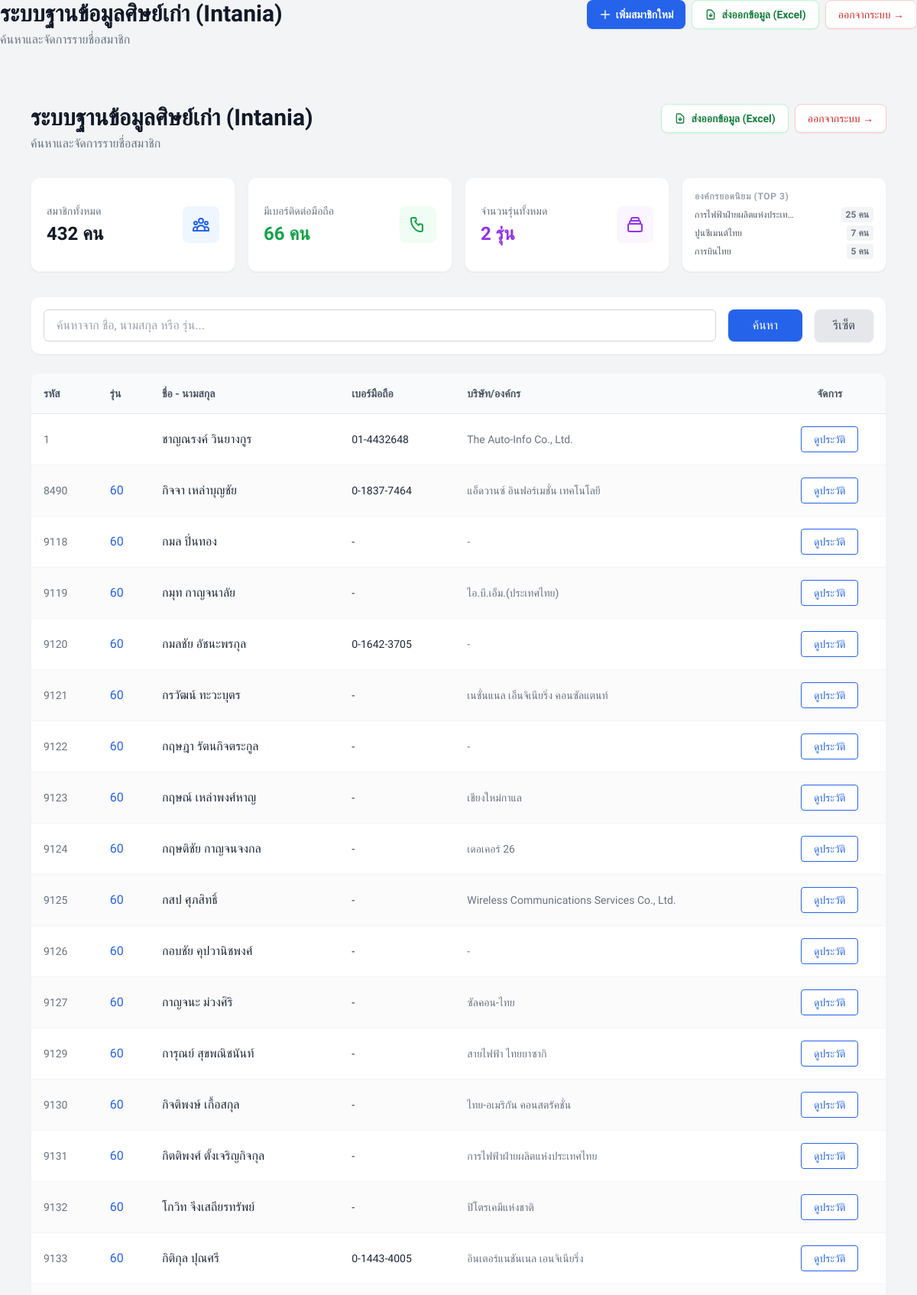
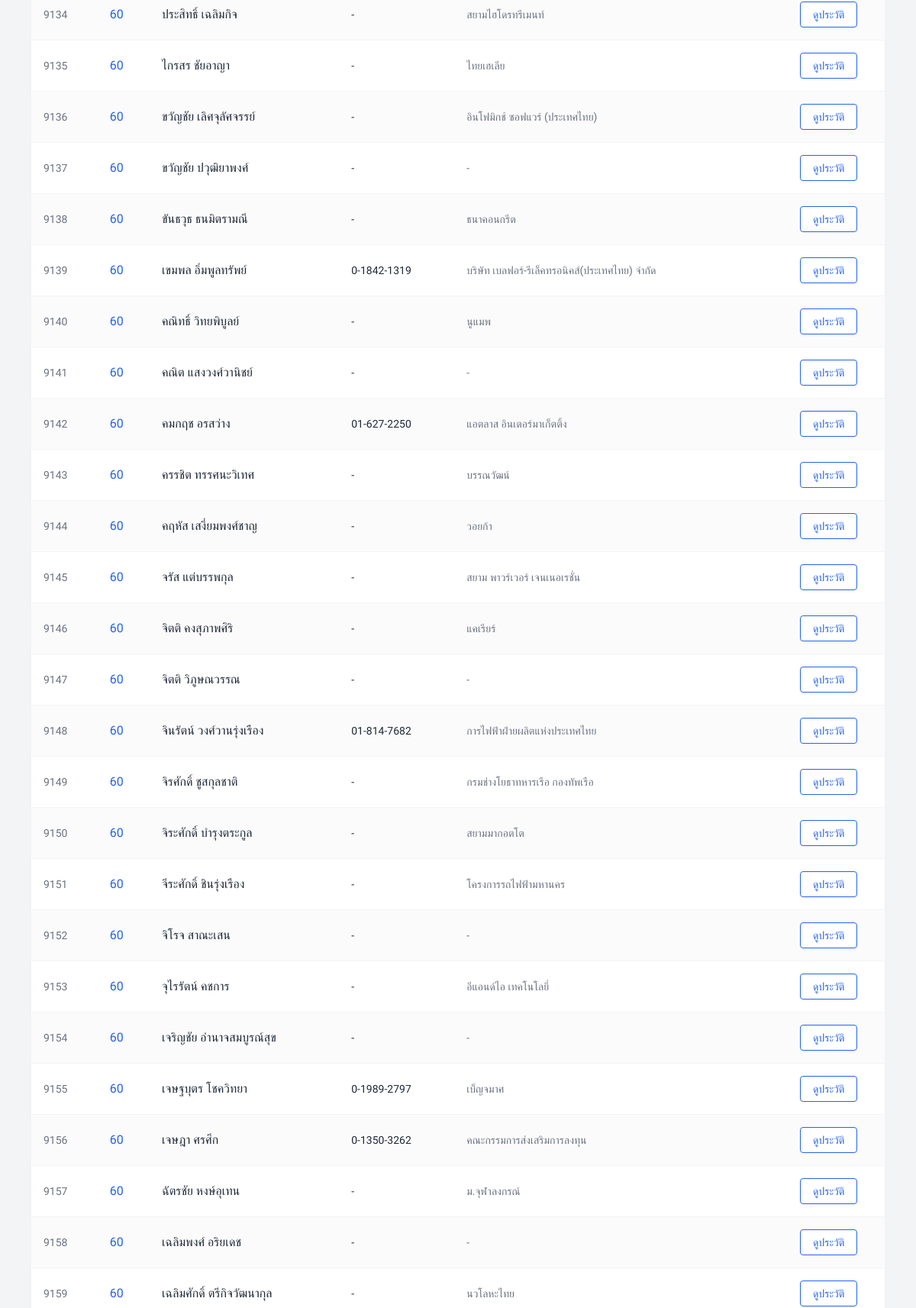
The page / (signed in, upper part) on the database its author committed (2 pictures, top to bottom).
### tables this page shows
CREATE TABLE Contacts (
        CuCode TEXT PRIMARY KEY,
        Email TEXT,
        Website TEXT,
        Mobile TEXT,
        Htel TEXT,
        Hfax TEXT,
        Otel TEXT,
        Ofax TEXT,
        FOREIGN KEY(CuCode) REFERENCES Members(CuCode)
    );

CREATE TABLE Members (
        CuCode TEXT PRIMARY KEY,
        Ref_ID TEXT,
        Picture TEXT,
        Year TEXT,
        MAJOR TEXT,
        Grp TEXT,
        CLASS TEXT,
        TITLE_T TEXT,
        NAME_T TEXT,
        SNAME_T TEXT,
        TITLE_E TEXT,
        NAME_E TEXT,
        SNAME_E TEXT,
        NINAME TEXT,
        BIRTHDAY TEXT,
        bd TEXT,
        bm TEXT,
        "by" TEXT, -- ใช้เครื่องหมายคำพูดครอบเนื่องจาก by เป็นคำสงวนใน SQL
        STATUS TEXT
    );

CREATE TABLE Workplaces (
        CuCode TEXT PRIMARY KEY,
        Company TEXT,
        POSITION TEXT,
        Ono TEXT,
        Omoo TEXT,
        Obuilding TEXT,
        Osoi TEXT,
        Oroad TEXT,
        Odistrict TEXT,
        Oamp TEXT,
        Oprv TEXT,
        Ozip TEXT,
        Business TEXT,
        JobType TEXT,
        Job TEXT,
        FOREIGN KEY(CuCode) REFERENCES Members(CuCode)
    );

### app.py (the view)
@app.route('/')
def index():
    search_query = request.args.get('search', '')
    page = request.args.get('page', 1, type=int)
    PER_PAGE = 50
    offset = (page - 1) * PER_PAGE
    conn = get_db_connection()
    stats = {}
    try:
        stats['total'] = conn.execute("SELECT COUNT(*) FROM Members WHERE NAME_T != '' AND NAME_T IS NOT NULL").fetchone()[0]
        stats['has_mobile'] = conn.execute("SELECT COUNT(*) FROM Contacts WHERE Mobile != '' AND Mobile IS NOT NULL").fetchone()[0]
        stats['total_classes'] = conn.execute("SELECT COUNT(DISTINCT CLASS) FROM Members WHERE CLASS != '' AND CLASS IS NOT NULL").fetchone()[0]
        stats['top_companies'] = conn.execute('''
            SELECT Company, COUNT(*) as count FROM Workplaces
            WHERE Company != '' AND Company IS NOT NULL
            GROUP BY Company ORDER BY count DESC LIMIT 3
        ''').fetchall()
    except sqlite3.Error:
        stats = {'total': 0, 'has_mobile': 0, 'total_classes': 0, 'top_companies': []}
    if search_query:
        total_filtered = conn.execute('''
            SELECT COUNT(*) FROM Members
            WHERE NAME_T LIKE ? OR SNAME_T LIKE ? OR CLASS LIKE ?
        ''', (f'%{search_query}%', f'%{search_query}%', f'%{search_query}%')).fetchone()[0]
        members = conn.execute('''
            SELECT M.CuCode, M.CLASS, M.NAME_T, M.SNAME_T, C.Mobile, W.Company
            FROM Members M
            LEFT JOIN Contacts C ON M.CuCode = C.CuCode
            LEFT JOIN Workplaces W ON M.CuCode = W.CuCode
            WHERE M.NAME_T LIKE ? OR M.SNAME_T LIKE ? OR M.CLASS LIKE ?
            LIMIT ? OFFSET ?
        ''', (f'%{search_query}%', f'%{search_query}%', f'%{search_query}%', PER_PAGE, offset)).fetchall()
    else:
        total_filtered = stats['total']
        members = conn.execute('''
            SELECT M.CuCode, M.CLASS, M.NAME_T, M.SNAME_T, C.Mobile, W.Company
            FROM Members M
            LEFT JOIN Contacts C ON M.CuCode = C.CuCode
            LEFT JOIN Workplaces W ON M.CuCode = W.CuCode
            WHERE M.NAME_T != ''
            LIMIT ? OFFSET ?
        ''', (PER_PAGE, offset)).fetchall()
    conn.close()
    total_pages = math.ceil(total_filtered / PER_PAGE)
    return render_template('dashboard.html',
                           members=members, search_query=search_query, stats=stats,
                           page=page, total_pages=total_pages, total_filtered=total_filtered)

### app.py (called while the page is built)
def get_db_connection():
    conn = sqlite3.connect(DB_PATH, timeout=10.0)
    conn.row_factory = sqlite3.Row
    return conn

@app.before_request
def require_login():
    allowed_routes = ['login', 'static']
    if request.endpoint and request.endpoint not in allowed_routes:
        if 'username' not in session:
            return redirect(url_for('login'))

### templates/dashboard.html (shortened to what this page needs)
<!DOCTYPE html>
<html lang="th">
<head>
    <script src="https://cdn.tailwindcss.com"></script>
	<div class="flex justify-between items-start mb-8">
            <div>
                <h1 class="text-3xl font-bold text-gray-900">ระบบฐานข้อมูลศิษย์เก่า (Intania)</h1>
                <p class="text-gray-500 mt-1">ค้นหาและจัดการรายชื่อสมาชิก</p>
            </div>
            <div class="flex gap-2">
                <a href="/add" class="inline-flex items-center gap-1.5 text-sm font-semibold text-white bg-blue-600 hover:bg-blue-700 px-4 py-2 rounded-lg shadow-sm transition-all">
                    <svg class="w-4 h-4" fill="none" stroke="currentColor" viewBox="0 0 24 24">
                        <path stroke-linecap="round" stroke-linejoin="round" stroke-width="2" d="M12 4v16m8-8H4"></path>
                    </svg>
                    เพิ่มสมาชิกใหม่
                </a>
                <a href="/export" class="inline-flex items-center gap-1.5 text-sm font-semibold text-green-700 hover:text-white border border-green-200 hover:border-green-600 bg-white hover:bg-green-600 px-4 py-2 rounded-lg shadow-sm transition-all">
                    <svg class="w-4 h-4" fill="none" stroke="currentColor" viewBox="0 0 24 24">
                        <path stroke-linecap="round" stroke-linejoin="round" stroke-width="2" d="M12 10v6m0 0l-3-3m3 3l3-3m2 8H7a2 2 0 01-2-2V5a2 2 0 012-2h5.586a1 1 0 01.707.293l5.414 5.414a1 1 0 01.293.707V19a2 2 0 01-2 2z"></path>
                    </svg>
                    ส่งออกข้อมูล (Excel)
                </a>
                <a href="/logout" class="text-sm font-medium text-red-600 hover:text-red-800 border border-red-200 hover:border-red-600 bg-white px-4 py-2 rounded-lg shadow-sm transition-all">
                    ออกจากระบบ &rarr;
                </a>
            </div>
        </div>
</head>
<body class="text-gray-800">
    <div class="max-w-6xl mx-auto py-10 px-4">
        <div class="flex justify-between items-start mb-8">
            <div>
                <h1 class="text-3xl font-bold text-gray-900">ระบบฐานข้อมูลศิษย์เก่า (Intania)</h1>
                <p class="text-gray-500 mt-1">ค้นหาและจัดการรายชื่อสมาชิก</p>
            </div>
            <div class="flex gap-2">
                <a href="/export" class="inline-flex items-center gap-1.5 text-sm font-semibold text-green-700 hover:text-white border border-green-200 hover:border-green-600 bg-white hover:bg-green-600 px-4 py-2 rounded-lg shadow-sm transition-all">
                    <svg class="w-4 h-4" fill="none" stroke="currentColor" viewBox="0 0 24 24">
                        <path stroke-linecap="round" stroke-linejoin="round" stroke-width="2" d="M12 10v6m0 0l-3-3m3 3l3-3m2 8H7a2 2 0 01-2-2V5a2 2 0 012-2h5.586a1 1 0 01.707.293l5.414 5.414a1 1 0 01.293.707V19a2 2 0 01-2 2z"></path>
                    </svg>
                    ส่งออกข้อมูล (Excel)
                </a>
                <a href="/logout" class="text-sm font-medium text-red-600 hover:text-red-800 border border-red-200 hover:border-red-600 bg-white px-4 py-2 rounded-lg shadow-sm transition-all">
                    ออกจากระบบ &rarr;
                </a>
            </div>
        </div>
        <div class="grid grid-cols-1 md:grid-cols-4 gap-4 mb-8">
            <div class="bg-white p-5 rounded-xl shadow-sm border border-gray-100 flex items-center justify-between">
                <div>
                    <p class="text-sm text-gray-500 font-medium">สมาชิกทั้งหมด</p>
                    <h3 class="text-2xl font-bold text-gray-900 mt-1">{{ stats['total'] }} คน</h3>
                </div>
                <div class="p-3 bg-blue-50 text-blue-600 rounded-lg">
                </div>
            </div>
            <div class="bg-white p-5 rounded-xl shadow-sm border border-gray-100 flex items-center justify-between">
                <div>
                    <p class="text-sm text-gray-500 font-medium">มีเบอร์ติดต่อมือถือ</p>
                    <h3 class="text-2xl font-bold text-green-600 mt-1">{{ stats['has_mobile'] }} คน</h3>
                </div>
                <div class="p-3 bg-green-50 text-green-600 rounded-lg">
                </div>
            </div>
            <div class="bg-white p-5 rounded-xl shadow-sm border border-gray-100 flex items-center justify-between">
                <div>
                    <p class="text-sm text-gray-500 font-medium">จำนวนรุ่นทั้งหมด</p>
                    <h3 class="text-2xl font-bold text-purple-600 mt-1">{{ stats['total_classes'] }} รุ่น</h3>
                </div>
                <div class="p-3 bg-purple-50 text-purple-600 rounded-lg">
                    <svg class="w-6 h-6" fill="none" stroke="currentColor" viewBox="0 0 24 24">
                        <path stroke-linecap="round" stroke-linejoin="round" stroke-width="2" d="M19 11H5m14 0a2 2 0 012 2v6a2 2 0 01-2 2H5a2 2 0 01-2-2v-6a2 2 0 012-2m14 0V9a2 2 0 00-2-2M5 11V9a2 2 0 012-2m0 0V5a2 2 0 012-2h6a2 2 0 012 2v2M7 7h10"></path>
                    </svg>
                </div>
            </div>
            <div class="bg-white p-4 rounded-xl shadow-sm border border-gray-100 flex flex-col justify-center">
                <p class="text-xs text-gray-400 font-semibold uppercase tracking-wider mb-1.5">องค์กรยอดนิยม (TOP 3)</p>
                <div class="space-y-1">
                    {% for comp in stats['top_companies'] %}
                    <div class="flex justify-between items-center text-xs">
                        <span class="text-gray-600 font-medium truncate max-w-[130px]" title="{{ comp['Company'] }}">{{ comp['Company'] }}</span>
                        <span class="text-gray-500 font-bold bg-gray-100 px-1.5 py-0.5 rounded">{{ comp['count'] }} คน</span>
                    </div>
                    {% else %}
                    <span class="text-xs text-gray-400">ไม่มีข้อมูล</span>
                    {% endfor %}
                </div>
            </div>
        </div>
        <div class="bg-white p-4 rounded-xl shadow-sm border border-gray-100 mb-6">
            <form action="/" method="GET" class="flex gap-4">
                <input type="text" name="search" value="{{ search_query }}" placeholder="ค้นหาจาก ชื่อ, นามสกุล หรือ รุ่น..."
                       class="w-full border border-gray-300 rounded-md px-4 py-2 focus:ring-2 focus:ring-blue-500 outline-none">
                <button type="submit" class="bg-blue-600 hover:bg-blue-700 text-white px-8 py-2 rounded-lg shadow transition-colors font-medium">ค้นหา</button>
                <a href="/" class="bg-gray-200 hover:bg-gray-300 text-gray-700 px-6 py-2 rounded-lg shadow transition-colors font-medium flex items-center">รีเซ็ต</a>
            </form>
        </div>
        <div class="bg-white rounded-xl shadow-sm border border-gray-100 overflow-hidden mb-6">
            <table class="w-full text-left border-collapse">
                <thead>
                    <tr class="bg-gray-50 border-b border-gray-200 text-gray-600 text-sm">
                        <th class="p-4 font-semibold">รหัส</th>
                        <th class="p-4 font-semibold">รุ่น</th>
                        <th class="p-4 font-semibold">ชื่อ - นามสกุล</th>
                        <th class="p-4 font-semibold">เบอร์มือถือ</th>
                        <th class="p-4 font-semibold">บริษัท/องค์กร</th>
                        <th class="p-4 font-semibold text-center">จัดการ</th>
                    </tr>
                </thead>
                <tbody>
                    {% for row in members %}
                    <tr class="border-b border-gray-100 bg-white even:bg-gray-50/70 hover:bg-blue-50/40 transition-colors">
                        <td class="p-4 text-sm text-gray-500">{{ row['CuCode'] }}</td>
                        <td class="p-4 font-medium text-blue-600">{{ row['CLASS'] }}</td>
                        <td class="p-4 font-medium">{{ row['NAME_T'] }} {{ row['SNAME_T'] }}</td>
                        <td class="p-4 text-sm">{{ row['Mobile'] or '-' }}</td>
                        <td class="p-4 text-sm text-gray-500">{{ row['Company'] or '-' }}</td>
                        <td class="p-4 text-center">
                            <a href="/profile/{{ row['CuCode'] }}" class="text-blue-600 hover:text-white font-medium text-sm border border-blue-600 hover:bg-blue-600 bg-white px-4 py-1.5 rounded transition-colors block md:inline-block">
                                ดูประวัติ
                            </a>
                        </td>
                    </tr>
                    {% else %}
                    <tr>
                        <td colspan="6" class="p-8 text-center text-gray-500">ไม่พบข้อมูลที่ค้นหา</td>
                    </tr>
                    {% endfor %}
                </tbody>
            </table>
        </div>
    </div>
</body>
</html>

### templates/dashboard.html (style rules this page uses)
body { font-family: 'Prompt', sans-serif; background-color: #f3f4f6; }

### rows shown on the page
Contacts: CuCode "1", NAME_T "ชาญณรงค์", SNAME_T "วินยางกูร", Mobile "01-4432648", Company "The Auto-Info Co., Ltd."
Contacts: CuCode "8490", CLASS "60", NAME_T "กิจจา", SNAME_T "เหล่าบุญชัย", Mobile "0-1837-7464", Company "แอ็ดวานซ์ อินฟอร์เมชั่น เทคโนโลยี"
Contacts: CuCode "9118", CLASS "60", NAME_T "กมล", SNAME_T "ปิ่นทอง", Mobile "-", Company "-"
Contacts: CuCode "9119", CLASS "60", NAME_T "กมุท", SNAME_T "กาญจนาลัย", Mobile "-", Company "ไอ.บี.เอ็ม.(ประเทศไทย)"
Contacts: CuCode "9120", CLASS "60", NAME_T "กมลชัย", SNAME_T "อัชนะพรกุล", Mobile "0-1642-3705", Company "-"
Contacts: CuCode "9121", CLASS "60", NAME_T "กรวัฒน์", SNAME_T "ทะวะบุตร", Mobile "-", Company "เนชั่นแนล เอ็นจิเนียริ่ง คอนซัลแตนท์"
Contacts: CuCode "9122", CLASS "60", NAME_T "กฤษฎา", SNAME_T "รัตนกิจตระกูล", Mobile "-", Company "-"
Contacts: CuCode "9123", CLASS "60", NAME_T "กฤษณ์", SNAME_T "เหล่าพงศ์หาญ", Mobile "-", Company "เชียงใหม่กาแล"
Contacts: CuCode "9124", CLASS "60", NAME_T "กฤษติชัย", SNAME_T "กาญจนจงกล", Mobile "-", Company "เดอเคอร์ 26"
Contacts: CuCode "9125", CLASS "60", NAME_T "กสป", SNAME_T "ศุภสิทธิ์", Mobile "-", Company "Wireless Communications Services Co., Ltd."
Contacts: CuCode "9126", CLASS "60", NAME_T "กอบชัย", SNAME_T "คุปวานิชพงศ์", Mobile "-", Company "-"
Contacts: CuCode "9127", CLASS "60", NAME_T "กาญจนะ", SNAME_T "ม่วงศิริ", Mobile "-", Company "ซัลคอน-ไทย"
Contacts: CuCode "9129", CLASS "60", NAME_T "การุณย์", SNAME_T "สุขพณิชนันท์", Mobile "-", Company "สายไฟฟ้า ไทยยาซากิ"
Contacts: CuCode "9130", CLASS "60", NAME_T "กิจติพงษ์", SNAME_T "เกื้อสกุล", Mobile "-", Company "ไทย-อเมริกัน คอนสตรัคชั่น"
Contacts: CuCode "9131", CLASS "60", NAME_T "กิตติพงศ์", SNAME_T "ตั้งเจริญกิจกุล", Mobile "-", Company "การไฟฟ้าฝ่ายผลิตแห่งประเทศไทย"
Contacts: CuCode "9132", CLASS "60", NAME_T "โกวิท", SNAME_T "จึงเสถียรทรัพย์", Mobile "-", Company "ปิโตรเคมีแห่งชาติ"
Contacts: CuCode "9133", CLASS "60", NAME_T "กิติกุล", SNAME_T "ปุณศรี", Mobile "0-1443-4005", Company "อินเตอร์แนชันเนล เอนจิเนียริ่ง"
Contacts: CuCode "9134", CLASS "60", NAME_T "ประสิทธิ์", SNAME_T "เฉลิมกิจ", Mobile "-", Company "สยามไฮโดรทรีเมนท์"
Contacts: CuCode "9135", CLASS "60", NAME_T "ไกรสร", SNAME_T "ชัยอาญา", Mobile "-", Company "ไทยเฮเลีย"
Contacts: CuCode "9136", CLASS "60", NAME_T "ขวัญชัย", SNAME_T "เลิศจุลัศจรรย์", Mobile "-", Company "อินโฟมิกช์ ซอฟแวร์ (ประเทศไทย)"
Contacts: CuCode "9137", CLASS "60", NAME_T "ขวัญชัย", SNAME_T "ปวุฒิยาพงศ์", Mobile "-", Company "-"
Contacts: CuCode "9138", CLASS "60", NAME_T "ขันธวุธ", SNAME_T "ธนมิตรามณี", Mobile "-", Company "ธนาคอนกรีต"
Contacts: CuCode "9139", CLASS "60", NAME_T "เขมพล", SNAME_T "อิ่มพูลทรัพย์", Mobile "0-1842-1319", Company "บริษัท เบลฟอร์-รีเล็คทรอนิคส์(ประเทศไทย) จำกัด"
Contacts: CuCode "9140", CLASS "60", NAME_T "คณิทธิ์", SNAME_T "วิทยพิบูลย์", Mobile "-", Company "นูแมพ"
Contacts: CuCode "9141", CLASS "60", NAME_T "คณิต", SNAME_T "แสงวงศ์วานิชย์", Mobile "-", Company "-"
Contacts: CuCode "9142", CLASS "60", NAME_T "คมกฤช", SNAME_T "อรสว่าง", Mobile "01-627-2250", Company "แอตลาส อินเตอร์มาเก็ตติ้ง"
Contacts: CuCode "9143", CLASS "60", NAME_T "ครรชิต", SNAME_T "ทรรศนะวิเทศ", Mobile "-", Company "บรรณวัฒน์"
Contacts: CuCode "9144", CLASS "60", NAME_T "คฤหัส", SNAME_T "เสงี่ยมพงศ์ชาญ", Mobile "-", Company "วอยก้า"
Contacts: CuCode "9145", CLASS "60", NAME_T "จรัส", SNAME_T "แต่บรรพกุล", Mobile "-", Company "สยาม พาวร์เวอร์ เจนเนอเรชั่น"
Contacts: CuCode "9146", CLASS "60", NAME_T "จิตติ", SNAME_T "คงสุภาพศิริ", Mobile "-", Company "แคเรียร์"
Contacts: CuCode "9147", CLASS "60", NAME_T "จิตติ", SNAME_T "วิภูษณวรรณ", Mobile "-", Company "-"
Contacts: CuCode "9148", CLASS "60", NAME_T "จินรัตน์", SNAME_T "วงศ์วานรุ่งเรือง", Mobile "01-814-7682", Company "การไฟฟ้าฝ่ายผลิตแห่งประเทศไทย"
Contacts: CuCode "9149", CLASS "60", NAME_T "จิรศักดิ์", SNAME_T "ชูสกุลชาติ", Mobile "-", Company "กรมช่างโยธาทหารเรือ กองทัพเรือ"
Contacts: CuCode "9150", CLASS "60", NAME_T "จิระศักดิ์", SNAME_T "บำรุงตระกูล", Mobile "-", Company "สยามมากอตโต"
Contacts: CuCode "9151", CLASS "60", NAME_T "จีระศักดิ์", SNAME_T "ชินรุ่งเรือง", Mobile "-", Company "โครงการรถไฟฟ้ามหานคร"
Contacts: CuCode "9152", CLASS "60", NAME_T "จิโรจ", SNAME_T "สาณะเสน", Mobile "-", Company "-"
Contacts: CuCode "9153", CLASS "60", NAME_T "จุไรรัตน์", SNAME_T "คชการ", Mobile "-", Company "อีแอนด์ไอ เทคโนโลยี่"
Contacts: CuCode "9154", CLASS "60", NAME_T "เจริญชัย", SNAME_T "อำนาจสมบูรณ์สุข", Mobile "-", Company "-"
Contacts: CuCode "9155", CLASS "60", NAME_T "เจษฐบุตร", SNAME_T "โชควิทยา", Mobile "0-1989-2797", Company "เบ็ญจมาศ"
Contacts: CuCode "9156", CLASS "60", NAME_T "เจษฎา", SNAME_T "ศรศึก", Mobile "0-1350-3262", Company "คณะกรรมการส่งเสริมการลงทุน"
Contacts: CuCode "9157", CLASS "60", NAME_T "ฉัตรชัย", SNAME_T "หงษ์อุเทน", Mobile "-", Company "ม.จุฬาลงกรณ์"
Contacts: CuCode "9158", CLASS "60", NAME_T "เฉลิมพงศ์", SNAME_T "อริยเดช", Mobile "-", Company "-"
Contacts: CuCode "9159", CLASS "60", NAME_T "เฉลิมศักดิ์", SNAME_T "ตรีกิจวัฒนากุล", Mobile "-", Company "นวโลหะไทย"

### other values the page prints
{{ stats['total'] }} "432"
{{ stats['has_mobile'] }} "66"
{{ stats['total_classes'] }} "2"
{{ comp['Company'] }} "การไฟฟ้าฝ่ายผลิตแห่งประเท…" "ปูนซีเมนต์ไทย" "การบินไทย"
{{ comp['count'] }} "25" "7" "5"
